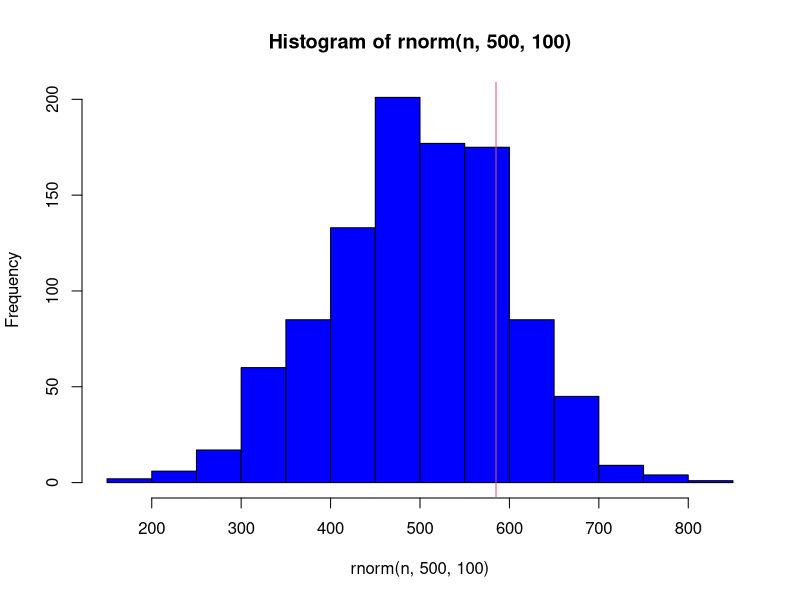
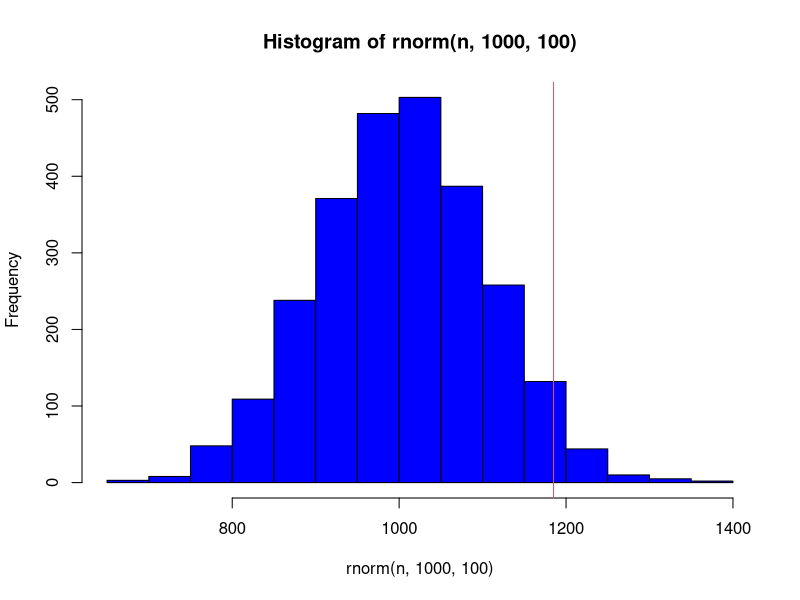

Write R code to recreate these figures, in order.
help(pnorm)
#distribucion normal
#X es una variable normalmente distribuida con una media de 30 y una desviación
#estándar de 4.

#a) Para X= 40
#mean= 30
#sd= 4

#La Ζ estandarizada es:
#Z=40-30/4


#P (X < 40) = P(Z < 2.5)

pnorm(2.5)
#0.9937903

pnorm(40,mean=30, sd=4, lower.tail=TRUE)
#0.9937903

#b) Para X= 21
#Z= 21-30/4 =-2.25
#P=(X > 21)=P(Z > -2.25)
pnorm(-2.25)
#0.01222447
pnorm(21,mean=30, sd=4, lower.tail=TRUE)
#0.01222447

#c) para P(30 < x < 35).

pnorm(35,mean=30, sd=4, lower.tail=TRUE) - pnorm(30,mean=30, sd=4, lower.tail=TRUE)
#0.3943502
#------------------------------------------------------------------------------
#X es una variable normalmente distribuida con una media de 45 y una desviación
#estándar de 2.
  
#a)P(x < 75)
#mean= 45
#sd= 2

#La Ζ estandarizada es:
#Z=75-45/2= 15

#P (X < 75) = P(Z < 15)
pnorm(15) # =1
pnorm(75,mean=45, sd=2, lower.tail=TRUE) #=1

#b) P( x > 13)

#Z=13-45/2= -16
#P (X > 13) = P(Z > -16)
pnorm(-16)
#0.6388754e-57
pnorm(13, mean=45, sd=2, lower.tail = TRUE)
#0.6388754e-57

#c) para P(60 < x < 82).

pnorm(60,mean=45, sd=2, lower.tail=TRUE) - pnorm(82,mean=45, sd=2, lower.tail=TRUE)
#-0.318634e-13
#-----------------------------------------------------------------------------

#El ingreso a una determinada universidad...
n=1000
hist(rnorm(n,500,100),20, col= "blue")
abline(v=585, col=2)

# identificar la probabilidad de que la variable x sea menor a 585 
#y si esto será mayor a los resultados obtenidos por al menos el 70% de los estudiantes
#que tomaron el examen
#Es P( X < 585) > 70%?
pnorm(585,mean=500, sd=100)

0.8023375 *100
#80.23375

#El ingreso a la BENV se determina mediante el la prueba estandarizada EXANII-II...
n= 2600
hist(rnorm(n,1000,100),20, col= "blue")
abline(v=1185,col=2)

#identificar la probabilidad de que la variable x sea menor a 1185
#y si esto será a mayor los resultados obtenidos por al menos el 90% de
#los estudiantes que tomaron el examen
#Es P(X<1185)>90%?
pnorm(1185,mean=1000, sd=100)
0.9678432*100
#96.78432
#-----------------------------------------------------------------------------------------
#prueba de hipótesis - tesis
set.seed(10)
x <-rnorm(100,10)
media <-10
test <- t.test (x,mu=10)
print (test)

# One Sample t-test

#data:  x
#t = -1.4507, df = 99, p-value = 0.15
#alternative hypothesis: true mean is not equal to 10
#95 percent confidence interval:
 # 9.676689 10.050213
#sample estimates:
 # mean of x 
#9.863451 

